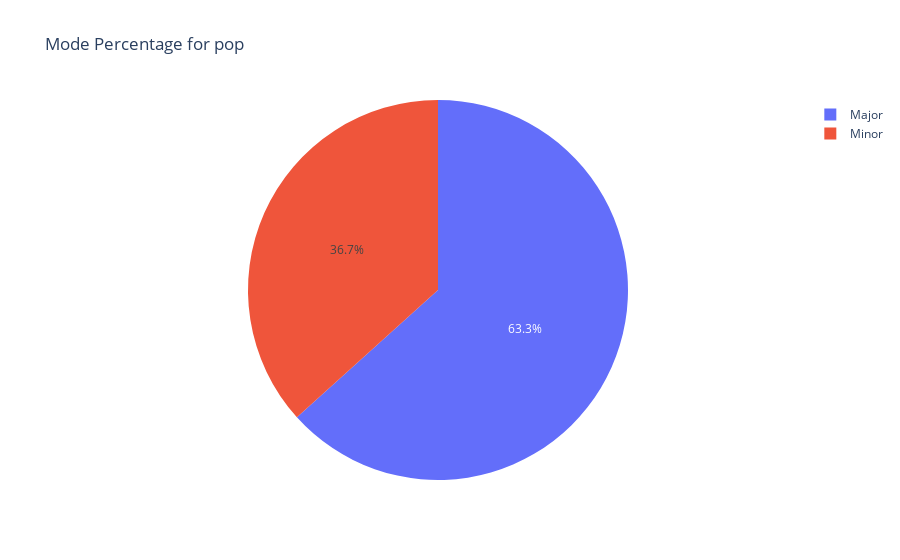

Write notebook code for a chart like this one.
### Code cell
#cleaner code than above (let John and Bella decide which ones stay in)
genre = input("Enter a music genre: ")
selected_data = mode_perc[mode_perc['main_genre'] == genre]

if not selected_data.empty:
    fig = go.Figure(data=[go.Pie(labels=selected_data['type'], values=selected_data['percentage'])])
    fig.update_layout(title=f'Mode Percentage for {genre}')
    fig.show()
else:
    print("Genre not found in the dataset")

### Figure 1 — Plotly figure (JSON) as saved in the notebook; plotly's stock layout.template omitted (floating-point values rounded to 4 significant figures)
{"data": [{"labels": ["Major", "Minor"], "type": "pie", "values": [63.32, 36.68]}], "layout": {"autosize": true, "title": {"text": "Mode Percentage for pop"}}}
